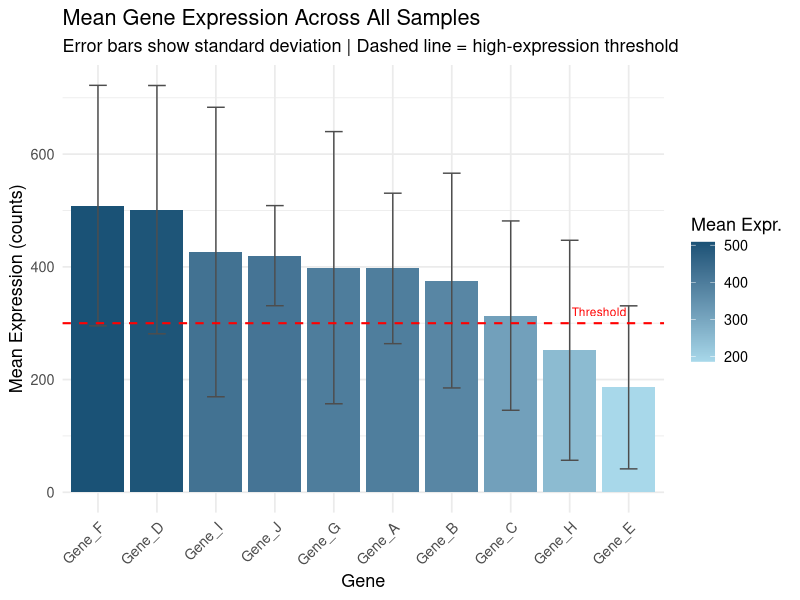
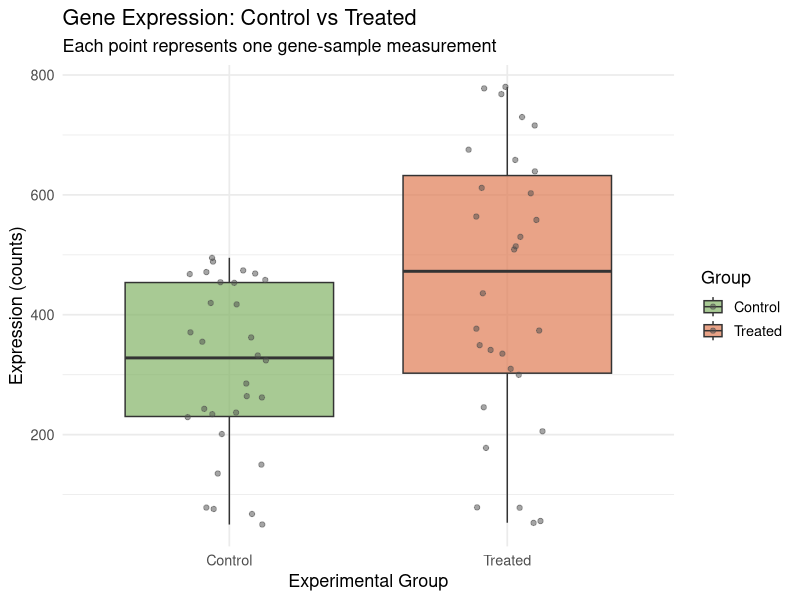

Recreate these plots in R, in order.
# =============================================================================
# gene_expression_analysis.R
# =============================================================================
# Description : Basic gene expression data analysis and visualization.
#               Simulates a small RNA-seq-style dataset and performs:
#                 - Summary statistics per gene
#                 - Identification of highly expressed genes
#                 - Bar plot and boxplot visualizations
#
# Author      : [Your Name]
# Language    : R
# Libraries   : ggplot2 (install with: install.packages("ggplot2"))
# =============================================================================


# Load required library
# ggplot2 is the most popular R library for creating plots
library(ggplot2)


# =============================================================================
# STEP 1: Create a Simulated Gene Expression Dataset
# =============================================================================
# In real RNA-seq experiments, expression is measured in units like TPM or FPKM.
# Here we simulate counts for 10 genes across 6 samples (3 control, 3 treated).

set.seed(42)  # Set seed so results are reproducible

genes <- paste0("Gene_", LETTERS[1:10])  # Gene names: Gene_A to Gene_J

# Simulate expression counts (rounded to whole numbers, as in real count data)
expression_data <- data.frame(
  Gene      = genes,
  Control_1 = round(runif(10, min = 10, max = 500)),
  Control_2 = round(runif(10, min = 10, max = 500)),
  Control_3 = round(runif(10, min = 10, max = 500)),
  Treated_1 = round(runif(10, min = 50, max = 800)),
  Treated_2 = round(runif(10, min = 50, max = 800)),
  Treated_3 = round(runif(10, min = 50, max = 800))
)

cat("=== Raw Expression Data ===\n")
print(expression_data)


# =============================================================================
# STEP 2: Compute Summary Statistics
# =============================================================================
# Calculate the mean expression across all 6 samples for each gene

expression_data$Mean_Expression <- rowMeans(expression_data[, 2:7])

# Calculate standard deviation to understand variability
expression_data$SD_Expression <- apply(expression_data[, 2:7], 1, sd)

cat("\n=== Summary: Mean and SD per Gene ===\n")
print(expression_data[, c("Gene", "Mean_Expression", "SD_Expression")])


# =============================================================================
# STEP 3: Identify Highly Expressed Genes
# =============================================================================
# A simple threshold: genes with mean expression above 300 are "highly expressed"

threshold <- 300
high_expr_genes <- expression_data[expression_data$Mean_Expression > threshold, ]

cat(paste0("\n=== Highly Expressed Genes (Mean > ", threshold, ") ===\n"))
if (nrow(high_expr_genes) > 0) {
  print(high_expr_genes[, c("Gene", "Mean_Expression")])
} else {
  cat("No genes above the threshold.\n")
}


# =============================================================================
# STEP 4: Visualization 1 — Bar Plot of Mean Expression
# =============================================================================
# A bar chart showing mean expression per gene, sorted highest to lowest

# Sort genes by mean expression for a cleaner plot
expression_data$Gene <- factor(
  expression_data$Gene,
  levels = expression_data$Gene[order(expression_data$Mean_Expression, decreasing = TRUE)]
)

bar_plot <- ggplot(expression_data, aes(x = Gene, y = Mean_Expression, fill = Mean_Expression)) +
  geom_bar(stat = "identity") +
  # Add error bars using standard deviation
  geom_errorbar(
    aes(ymin = Mean_Expression - SD_Expression,
        ymax = Mean_Expression + SD_Expression),
    width = 0.3, color = "gray30"
  ) +
  # Use a color gradient: low expression = light blue, high = dark blue
  scale_fill_gradient(low = "#a8d8ea", high = "#1a5276") +
  # Add a dashed line at the "high expression" threshold
  geom_hline(yintercept = threshold, linetype = "dashed", color = "red", linewidth = 0.7) +
  annotate("text", x = 9.5, y = threshold + 20, label = "Threshold", color = "red", size = 3) +
  labs(
    title    = "Mean Gene Expression Across All Samples",
    subtitle = "Error bars show standard deviation | Dashed line = high-expression threshold",
    x        = "Gene",
    y        = "Mean Expression (counts)",
    fill     = "Mean Expr."
  ) +
  theme_minimal(base_size = 13) +
  theme(axis.text.x = element_text(angle = 45, hjust = 1))

# Save the plot as a PNG file
ggsave("mean_expression_barplot.png", plot = bar_plot, width = 9, height = 5, dpi = 150)
cat("\nBar plot saved as: mean_expression_barplot.png\n")


# =============================================================================
# STEP 5: Visualization 2 — Boxplot: Control vs Treated
# =============================================================================
# Reshape data from "wide" format to "long" format for ggplot
# Wide: one row per gene, one column per sample
# Long: one row per (gene, sample) combination

long_data <- reshape(
  expression_data[, 1:7],       # Use only gene name + sample columns
  varying   = names(expression_data)[2:7],
  v.names   = "Expression",
  timevar   = "Sample",
  times     = names(expression_data)[2:7],
  direction = "long"
)

# Label each sample as either "Control" or "Treated"
long_data$Group <- ifelse(
  grepl("Control", long_data$Sample), "Control", "Treated"
)

box_plot <- ggplot(long_data, aes(x = Group, y = Expression, fill = Group)) +
  geom_boxplot(alpha = 0.7, outlier.shape = 16, outlier.size = 2) +
  # Add individual data points over the boxplot for transparency
  geom_jitter(width = 0.15, alpha = 0.5, size = 1.5, color = "gray30") +
  scale_fill_manual(values = c("Control" = "#82b366", "Treated" = "#e07b54")) +
  labs(
    title    = "Gene Expression: Control vs Treated",
    subtitle = "Each point represents one gene-sample measurement",
    x        = "Experimental Group",
    y        = "Expression (counts)",
    fill     = "Group"
  ) +
  theme_minimal(base_size = 13)

ggsave("control_vs_treated_boxplot.png", plot = box_plot, width = 7, height = 5, dpi = 150)
cat("Boxplot saved as: control_vs_treated_boxplot.png\n")


cat("\n=== Analysis Complete ===\n")
